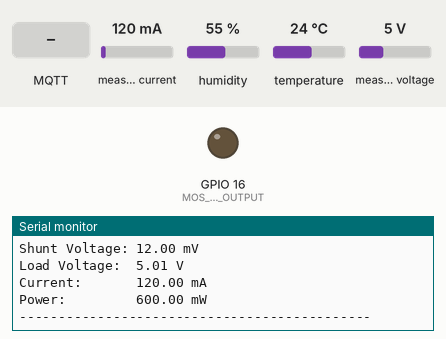
Recording of a sketch running on a simulated ESP32. Parts: output pins drawn as LEDs (lit = HIGH), the last lines printed to the serial monitor. The inputs (shaded band) are chosen by the test bench; at power-on: measured current 120 mA, humidity 55 %, temperature 24 °C, measured voltage 5 V. WiFi joins after 1.5 s; servers stay silent unless stated; no MQTT or app messages arrive unless stated; not simulated (calls return 0 or success): _authentification.h.

Above: at 3.2 s.
3.3 s: MQTT message "1" arrives on the first subscribed topic
At 4.0 s:
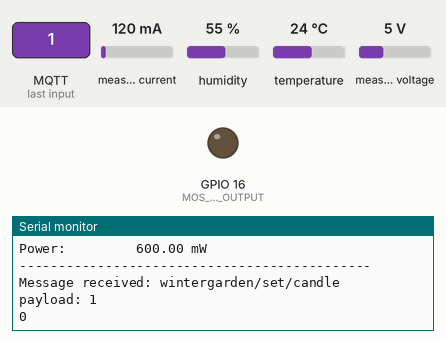
5.6 s: MQTT message "on" arrives on the first subscribed topic
At 6.0 s:
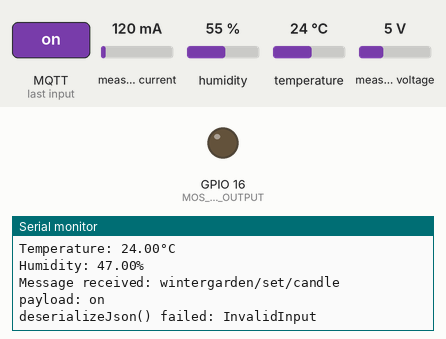
7.1 s: MQTT message "off" arrives on the first subscribed topic
At 7.9 s:
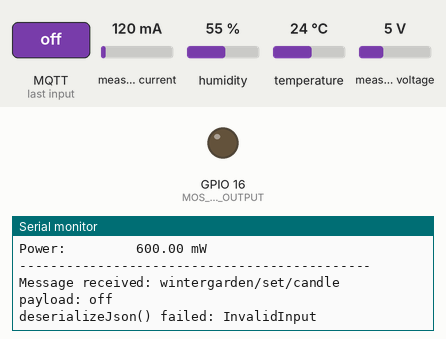

Measured:
- after the input at 3.3 s, the serial monitor: prints a new line at once (image 1)
- after the input at 5.6 s, the serial monitor: prints a new line at once (image 2)
- after the input at 7.1 s, the serial monitor: prints a new line at once (image 3)

The sketch:

esp32-home-winter-garden-mqtt.ino
```cpp
#include <WiFi.h>
#include <PubSubClient.h>
#include <Wire.h>
#include <stdlib.h>
#include <Arduino.h>
#include <ArduinoJson.h>
#include <ArduinoOTA.h>


#include <Adafruit_Sensor.h>
#include <DHT.h>
#include <DHT_U.h>

#include <Wire.h>
#include <Adafruit_INA219.h>

#include "_authentification.h"  /* credentials for WIFI and mqtt. Located in libraries folder */


/*****************************************************************************************/
/*                                    GENERAL DEFINE                                     */
/*****************************************************************************************/
#define TRUE  1
#define FALSE 0

#define STATE_OFF           0
#define STATE_ON            1

/*****************************************************************************************/
/*                                    PROJECT DEFINE                                     */
/*****************************************************************************************/

#define MQTT_PAYLOAD_MAX 250

/* Receive topics */
#define TOPIC_GET_WINTERGARDEN_DHT_MESSAGE   "wintergarden/get/dht"
#define TOPIC_GET_WINTERGARDEN_INA219        "wintergarden/get/ina219"


/* Send topics */
#define TOPIC_SET_MESSAGE_CANDLE            "wintergarden/set/candle"

#define DHTPIN 17     // Digital pin connected to the DHT sensor
// Feather HUZZAH ESP8266 note: use pins 3, 4, 5, 12, 13 or 14 --
// Pin 15 can work but DHT must be disconnected during program upload.

// Uncomment the type of sensor in use:
//#define DHTTYPE    DHT11     // DHT 11
#define DHTTYPE    DHT22     // DHT 22 (AM2302)
//#define DHTTYPE    DHT21     // DHT 21 (AM2301)

#define DHT_HUMIDITY_OFFSET -8

#define MOS_FET_OUTPUT 16 // pin that controls the MOSFET


// setting PWM properties
const int freq = 1000;
const int ledChannel = 0;
const int resolution = 8;


/*****************************************************************************************/
/*                                     TYPEDEF ENUM                                      */
/*****************************************************************************************/


/*****************************************************************************************/
/*                                   TYPEDEF STRUCT                                      */
/*****************************************************************************************/
typedef struct DHT_SENSOR
{
  char name[12];
  int  version;
  int  sensor_id;
  float   max_value_temp;
  float   min_value_temp;
  float   act_value_temp;
  float   resolution_temp;
  float   max_value_humidity;
  float   min_value_humidity;
  float   act_value_humidity;
  float   resolution_humidity;
}T_DHT_SENSOR;


/*****************************************************************************************/
/*                                         VARIABLES                                     */
/*****************************************************************************************/
/* create an instance of WiFiClientSecure */
WiFiClient espClient;
PubSubClient client(espClient);


int mqttRetryAttempt = 0;
int wifiRetryAttempt = 0;

long lastMsg = 0;
long loop_2sec_counter = 0;
long loop_2sec_counterOld = 0;

DHT_Unified dht(DHTPIN, DHTTYPE);

T_DHT_SENSOR Dht_Sensor;


Adafruit_INA219 ina219;


static void receivedCallback(char* topic, byte* payload, unsigned int length);
static void mqttconnect(void);

#define DEBUG_MQTT_RECEIVER   Serial.print("Message received: ");  \
                              Serial.print(topic); \
                              Serial.print("\t"); \
                              Serial.print("payload: "); \
                              Serial.println(PayloadString);

/**************************************************************************************************
Function: ArduinoOta_Init()
Argument: void
return: void
**************************************************************************************************/
void ArduinoOta_Init(void)
{
  // Port defaults to 3232
  // ArduinoOTA.setPort(3232);

  // Hostname defaults to esp3232-[MAC]
  ArduinoOTA.setHostname("esp32-home-winter-garden-mqtt");

  // No authentication by default
  // ArduinoOTA.setPassword("admin");

  // Password can be set with it's md5 value as well
  // MD5(admin) = 21232f297a57a5a743894a0e4a801fc3
  // ArduinoOTA.setPasswordHash("21232f297a57a5a743894a0e4a801fc3");

  ArduinoOTA
    .onStart([]() {
      String type;
      if (ArduinoOTA.getCommand() == U_FLASH)
        type = "sketch";
      else // U_SPIFFS
        type = "filesystem";

      // NOTE: if updating SPIFFS this would be the place to unmount SPIFFS using SPIFFS.end()
      Serial.println("Start updating " + type);
    })
    .onEnd([]() {
      Serial.println("\nEnd");
    })
    .onProgress([](unsigned int progress, unsigned int total) {
      Serial.printf("Progress: %u%%\r", (progress / (total / 100)));
    })
    .onError([](ota_error_t error) {
      Serial.printf("Error[%u]: ", error);
      if (error == OTA_AUTH_ERROR) Serial.println("Auth Failed");
      else if (error == OTA_BEGIN_ERROR) Serial.println("Begin Failed");
      else if (error == OTA_CONNECT_ERROR) Serial.println("Connect Failed");
      else if (error == OTA_RECEIVE_ERROR) Serial.println("Receive Failed");
      else if (error == OTA_END_ERROR) Serial.println("End Failed");
    });

  ArduinoOTA.begin();
}
/*************************************************************************************************/
/**************************************************************************************************
Function: setup()
return: void
**************************************************************************************************/
/*************************************************************************************************/
void setup()
{
  sensor_t sensor_temp;
  sensor_t sensor_humidity;

  Serial.begin(115200);

  Serial.println(" ");
  Serial.println("######################################");
  Serial.println("# Program Home-winter-garden v0.1    #");
  Serial.println("######################################");
  Serial.println(__FILE__);
  Serial.println(" ");
  Serial.println("Starting ...");
  Serial.println(" ");

  // We start by connecting to a WiFi network
  Serial.println();
  Serial.print("Connecting to ");
  Serial.println(ssid);
  WiFi.mode(WIFI_STA);
  WiFi.begin(ssid, password);

  while (WiFi.status() != WL_CONNECTED)
  {
    delay(1000);
    Serial.print(".");
    wifiRetryAttempt++;
    if (wifiRetryAttempt > 5)
    {
      Serial.println("Restarting!");
      ESP.restart();
    }
  }

  ArduinoOta_Init();

  Serial.println("");
  Serial.println("WiFi connected");
  Serial.println("IP address: ");
  Serial.println(WiFi.localIP());
  Serial.print("IP address of server: ");
  Serial.println(serverHostname);
  /* set SSL/TLS certificate */
  /* configure the MQTT server with IPaddress and port */
  client.setServer(serverHostname, 1883);
  /* this receivedCallback function will be invoked
    when client received subscribed topic */
  client.setCallback(receivedCallback);

  /******************/
  /* user init here */
  /******************/

  /* Initialize device. */
  dht.begin();
  Serial.println(F("DHT22 Unified Sensor Example"));


  /* Get temperature sensor details. */
  dht.temperature().getSensor(&sensor_temp);
  /* Get humidity sensor details. */
  dht.humidity().getSensor(&sensor_humidity);

  memcpy(&Dht_Sensor.name, &sensor_temp.name,5);
  Dht_Sensor.version = sensor_temp.version;
  Dht_Sensor.sensor_id = sensor_temp.sensor_id;
  Dht_Sensor.max_value_temp = sensor_temp.max_value;
  Dht_Sensor.min_value_temp = sensor_temp.min_value;
  Dht_Sensor.resolution_temp = sensor_temp.resolution;
  Dht_Sensor.max_value_humidity = sensor_humidity.max_value;
  Dht_Sensor.min_value_humidity = sensor_humidity.min_value;
  Dht_Sensor.resolution_humidity = sensor_humidity.resolution;

  Serial.println(F("-------- DHT22 Sensor --------------"));
  Serial.print  (F("Sensor Type: ")); Serial.println(Dht_Sensor.name);
  Serial.print  (F("Driver Ver:  ")); Serial.println(Dht_Sensor.version);
  Serial.print  (F("Unique ID:   ")); Serial.println(Dht_Sensor.sensor_id);
  Serial.print  (F("Max Value:   ")); Serial.print(Dht_Sensor.max_value_temp); Serial.println(F("°C"));
  Serial.print  (F("Min Value:   ")); Serial.print(Dht_Sensor.min_value_temp); Serial.println(F("°C"));
  Serial.print  (F("Resolution:  ")); Serial.print(Dht_Sensor.resolution_temp); Serial.println(F("°C"));
  Serial.print  (F("Max Value:   ")); Serial.print(Dht_Sensor.max_value_humidity); Serial.println(F("%"));
  Serial.print  (F("Min Value:   ")); Serial.print(Dht_Sensor.min_value_humidity); Serial.println(F("%"));
  Serial.print  (F("Resolution:  ")); Serial.print(Dht_Sensor.resolution_humidity); Serial.println(F("%"));
  Serial.println(F("------------------------------------"));


  // Initialize the INA219.
  // By default the initialization will use the largest range (32V, 2A).  However
  // you can call a setCalibration function to change this range (see comments).
  if (! ina219.begin()) {
    Serial.println("Failed to find INA219 chip");
    while (1) { delay(10); }
  }
  // To use a slightly lower 32V, 1A range (higher precision on amps):
  //ina219.setCalibration_32V_1A();
  // Or to use a lower 16V, 400mA range (higher precision on volts and amps):
  //ina219.setCalibration_16V_400mA();

  Serial.println("Measuring voltage and current with INA219 ...");
  // configure LED PWM functionalitites
  ledcSetup(ledChannel, freq, resolution);

  // attach the channel to the GPIO to be controlled
  ledcAttachPin(MOS_FET_OUTPUT, ledChannel);

  Serial.println("Setup finished ... ");
}

/*************************************************************************************************/
/**************************************************************************************************
Function: loop()
return: void
**************************************************************************************************/
/*************************************************************************************************/
void loop()
{

  ArduinoOTA.handle();

  /* if client was disconnected then try to reconnect again */
  if (!client.connected())
  {
    mqttconnect();
  }
  /* this function will listen for incomming
  subscribed topic-process-invoke receivedCallback */
  client.loop();


  /* we increase counter every 5 secs we count until 5 secs reached to avoid blocking program if using delay()*/
  long now = millis();

  /* calling every 2 sec. */
  if (now - lastMsg > 2000)
  {
    /* store timer value */
    lastMsg = now;

    loop_2sec_counter++;
  }

  if(loop_2sec_counter != loop_2sec_counterOld)
  {
    if(loop_2sec_counter % 2 == 0)
    {
      /* call every 4 sec. */
      //Serial.println("1st call every 4 sec.");

      /* Get temperature event and print its value. */
      sensors_event_t event_temp;
      sensors_event_t event_humidity;

      dht.temperature().getEvent(&event_temp);
      if (isnan(event_temp.temperature))
      {
        Serial.println(F("Error reading temperature!"));
      }
      else
      {
        Dht_Sensor.act_value_temp = event_temp.temperature;
        Serial.print(F("Temperature: "));
        Serial.print(Dht_Sensor.act_value_temp);
        Serial.println(F("°C"));
      }
      // Get humidity event and print its value.
      dht.humidity().getEvent(&event_humidity);
      if (isnan(event_humidity.relative_humidity))
      {
        Serial.println(F("Error reading humidity!"));
      }
      else
      {
        /*correction of humidity*/
        event_humidity.relative_humidity = event_humidity.relative_humidity + DHT_HUMIDITY_OFFSET;
        Dht_Sensor.act_value_humidity = event_humidity.relative_humidity;
        Serial.print(F("Humidity: "));
        Serial.print(Dht_Sensor.act_value_humidity);
        Serial.println(F("%"));
      }


      /********************************************************************************************/
      /************************      HANDLING OF Send MQTT TOPICS for DTH *************************/
      /********************************************************************************************/
      /*200 Byte of RAM used for json Object */
      StaticJsonDocument<MQTT_PAYLOAD_MAX> doc;
      char Buffer[MQTT_PAYLOAD_MAX];

      char temperature[8];
      char humidity[8];
      char res_temp[8];
      char res_humidity[8];

      dtostrf(Dht_Sensor.act_value_temp,  6, 2, temperature);
      dtostrf(Dht_Sensor.act_value_humidity,  6, 2, humidity);
      dtostrf(Dht_Sensor.resolution_temp,  2, 2, res_temp);
      dtostrf(Dht_Sensor.resolution_humidity,  2, 2, res_humidity);

      /* Add values in the document */
      doc["temperature"] = temperature;
      doc["humidity"] = humidity;
      doc["name"] = Dht_Sensor.name;
      doc["version"] = Dht_Sensor.version;
      doc["sensor_id"] = Dht_Sensor.sensor_id;
      doc["max_value_temp"] = Dht_Sensor.max_value_temp;
      doc["min_value_temp"] = Dht_Sensor.min_value_temp;
      doc["res_temp"] = res_temp;
      doc["max_val_humi"] = Dht_Sensor.max_value_humidity;
      doc["min_val_humi"] = Dht_Sensor.min_value_humidity;
      doc["res_humi"] = res_humidity;
      /* serialize the content */
      serializeJson(doc, Buffer);
      /* publish the buffer content */
      client.publish(TOPIC_GET_WINTERGARDEN_DHT_MESSAGE, Buffer, false);
    }
    else
    {
      /* call every 4 sec. */
      //Serial.println("2nd call every 4 sec.");
      float shuntvoltage = 0;
      float busvoltage = 0;
      float current_mA = 0;
      float loadvoltage = 0;
      float power_mW = 0;

      shuntvoltage = ina219.getShuntVoltage_mV();
      busvoltage = ina219.getBusVoltage_V();
      current_mA = ina219.getCurrent_mA();
      power_mW = ina219.getPower_mW();
      loadvoltage = busvoltage + (shuntvoltage / 1000);

      Serial.println(F("-------- INA219 current Sensor --------------"));
      Serial.print("Bus Voltage:   "); Serial.print(busvoltage); Serial.println(" V");
      Serial.print("Shunt Voltage: "); Serial.print(shuntvoltage); Serial.println(" mV");
      Serial.print("Load Voltage:  "); Serial.print(loadvoltage); Serial.println(" V");
      Serial.print("Current:       "); Serial.print(current_mA); Serial.println(" mA");
      Serial.print("Power:         "); Serial.print(power_mW); Serial.println(" mW");
      Serial.println(F("---------------------------------------------"));

      /********************************************************************************************/
      /************************      HANDLING OF Send MQTT TOPICS for INA 219  ********************/
      /********************************************************************************************/
      /*200 Byte of RAM used for json Object */
      StaticJsonDocument<MQTT_PAYLOAD_MAX> doc;
      char Buffer[MQTT_PAYLOAD_MAX];

      /* Add values in the document */
      doc["shuntvoltage"] = shuntvoltage;
      doc["busvoltage"] = busvoltage;
      doc["current_mA"] = current_mA;
      doc["loadvoltage"] = loadvoltage;
      doc["power_mW"] = power_mW;


      /* serialize the content */
      serializeJson(doc, Buffer);
      /* publish the buffer content */
      client.publish(TOPIC_GET_WINTERGARDEN_INA219, Buffer, false);
    }
  }


  /* store counter value */
  loop_2sec_counterOld = loop_2sec_counter;
}

/**************************************************************************************************
Function: receivedCallback()
Argument: char* topic ; received topic
          byte* payload ; received payload
          unsigned int length ; received length
return: void
**************************************************************************************************/
void receivedCallback(char* topic, byte* payload, unsigned int length)
{
  uint8_t Loc_Status;

  uint32_t Loc_pwmvalue;
  int out;

  StaticJsonDocument<MQTT_PAYLOAD_MAX> doc;

  char PayloadString[length + 1 ];
  /* convert payload in string */
  for(byte i=0;i<length;i++)
  {
    PayloadString[i] = payload[i];
  }
  PayloadString[length] = '\0';

  /* Debug */
  DEBUG_MQTT_RECEIVER


  // Deserialize the JSON document
  DeserializationError error = deserializeJson(doc, PayloadString);

  // Test if parsing succeeds.
  if (error) {
    Serial.print(F("deserializeJson() failed: "));
    Serial.println(error.f_str());
    return;
  }

  long time = doc["time"];
  Serial.println(time);


  /********************************************************************************************/
  /********************      HANDLING OF Received MQTT TOPICS WITH JASON     ******************/
  /********************************************************************************************/

  /*+++++++++++++++++++++++++++++ Set control +++++++++++++++++++++++++++++++++++++++*/

  if(strcmp(topic, TOPIC_SET_MESSAGE_CANDLE)==0)
  {
    if(doc.containsKey("value"))
    {
      Loc_pwmvalue = doc["value"];
      Serial.print("status candle received set: ");
      Serial.println(Loc_pwmvalue, DEC);

      /* set value */
      if(Loc_pwmvalue > 255)
      {
        Loc_pwmvalue = 255; /* limit to 5V*/
      }
      ledcWrite(ledChannel, Loc_pwmvalue);


    }
  }


}


/**************************************************************************************************
Function: mqttconnect()
Argument: void
return: void
**************************************************************************************************/
void mqttconnect(void)
{
  /* Loop until reconnected */
  while (!client.connected())
  {
    Serial.print("MQTT connecting ...");
    /* client ID */
    String clientId = "esp32-home-winter-garden-mqtt";
    /* connect now */
    if (client.connect(clientId.c_str(), serverUsername.c_str(), serverPassword.c_str()))
    {
      Serial.println("connected");

      /*********************/
      /* subscribe topic's */
      /*********************/
      client.subscribe(TOPIC_SET_MESSAGE_CANDLE);

    }
    else
    {
      Serial.print("failed, status code =");
      Serial.print(client.state());
      Serial.println("try again in 5 seconds");
      /* Wait 5 seconds before retrying */
      delay(5000);
      mqttRetryAttempt++;
      if (mqttRetryAttempt > 5)
      {
        Serial.println("Restarting!");
        ESP.restart();
      }
    }
  }
}
```
